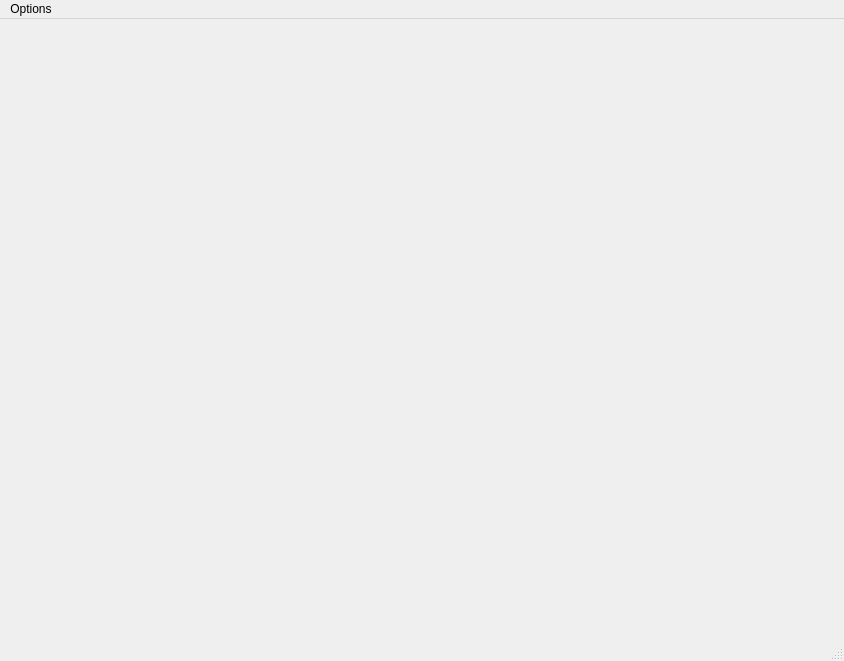
<?xml version="1.0" encoding="UTF-8"?>
<ui version="4.0">
 <class>GameWindow</class>
 <widget class="QMainWindow" name="GameWindow">
  <property name="geometry">
   <rect>
    <x>0</x>
    <y>0</y>
    <width>844</width>
    <height>661</height>
   </rect>
  </property>
  <property name="windowTitle">
   <string>Game Window</string>
  </property>
  <widget class="QWidget" name="centralwidget">
   <widget class="QWidget" name="gridLayoutWidget">
    <property name="geometry">
     <rect>
      <x>10</x>
      <y>110</y>
      <width>821</width>
      <height>491</height>
     </rect>
    </property>
    <layout class="QGridLayout" name="mainGridLayout"/>
   </widget>
   <widget class="QWidget" name="horizontalLayoutWidget">
    <property name="geometry">
     <rect>
      <x>10</x>
      <y>10</y>
      <width>821</width>
      <height>80</height>
     </rect>
    </property>
    <layout class="QHBoxLayout" name="hudLayout"/>
   </widget>
  </widget>
  <widget class="QMenuBar" name="menubar">
   <property name="geometry">
    <rect>
     <x>0</x>
     <y>0</y>
     <width>844</width>
     <height>22</height>
    </rect>
   </property>
   <widget class="QMenu" name="menuOptions">
    <property name="title">
     <string>Options</string>
    </property>
    <addaction name="actionMain_Menu"/>
    <addaction name="actionQuit"/>
   </widget>
   <addaction name="menuOptions"/>
  </widget>
  <widget class="QStatusBar" name="statusbar"/>
  <action name="actionMain_Menu">
   <property name="text">
    <string>Main Menu</string>
   </property>
  </action>
  <action name="actionQuit">
   <property name="text">
    <string>Quit</string>
   </property>
  </action>
 </widget>
 <resources/>
 <connections/>
</ui>
